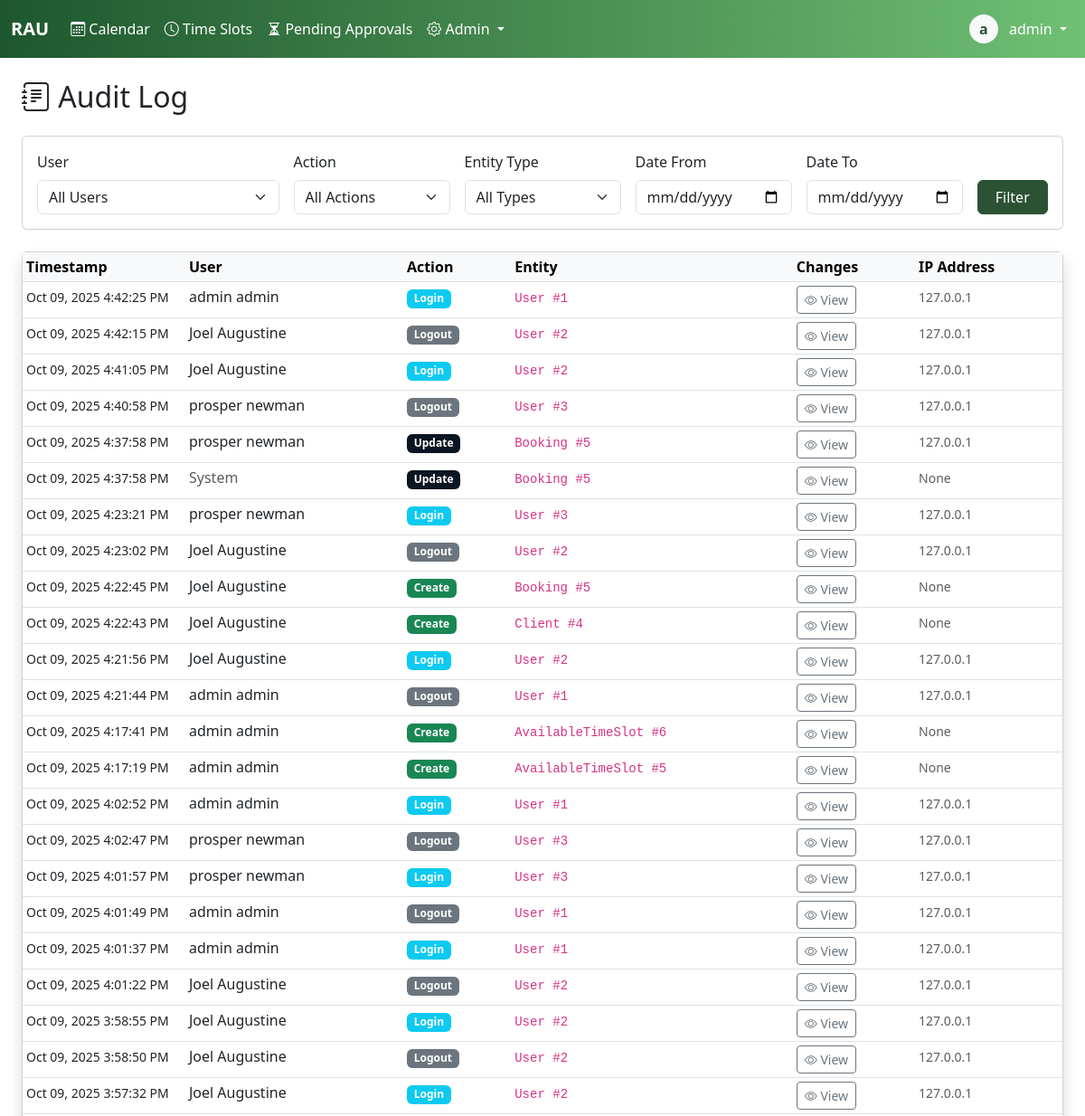
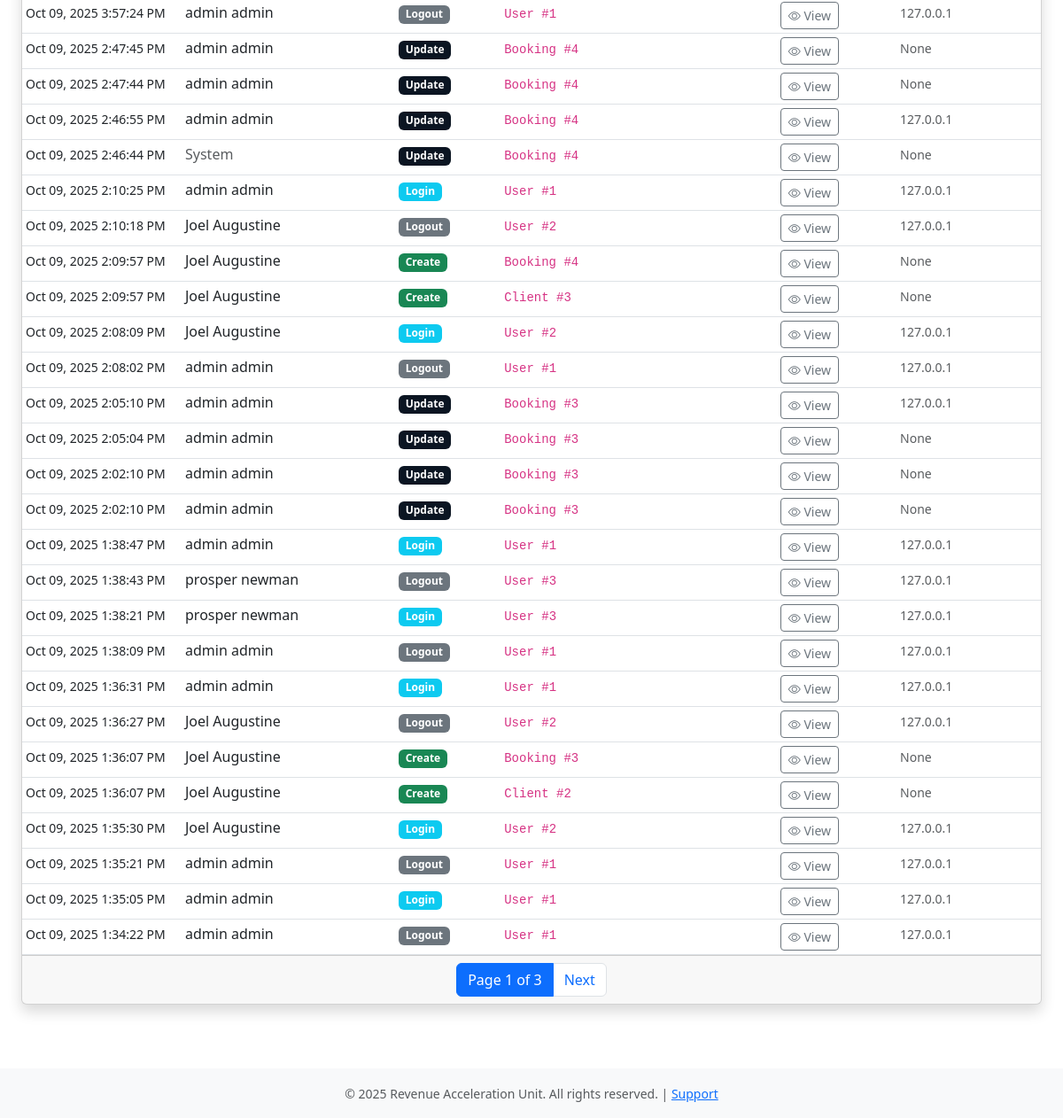
/admiin/audit-log/ (signed in), run on an earlier commit of the app's database (2 pictures, top to bottom).
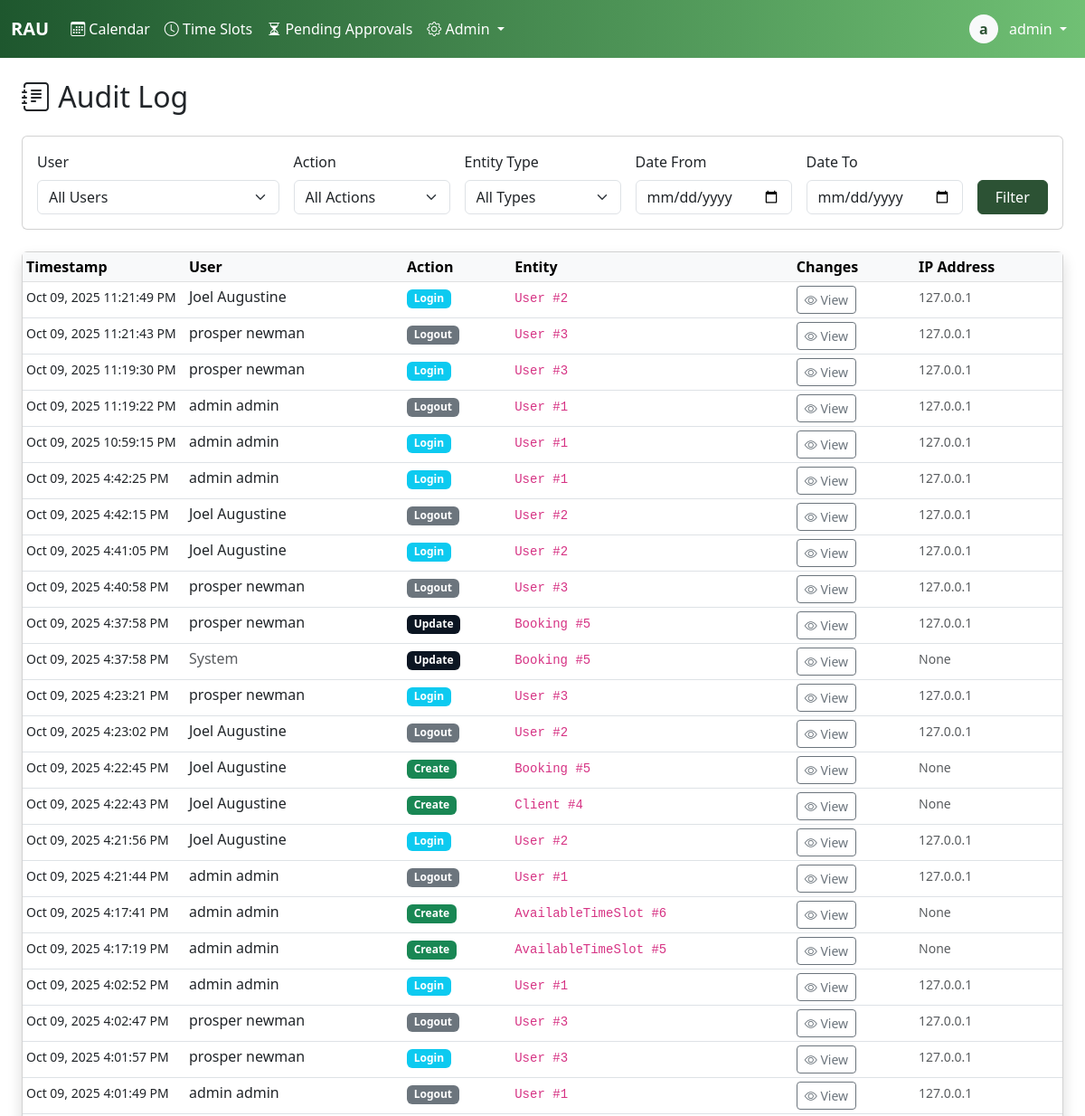
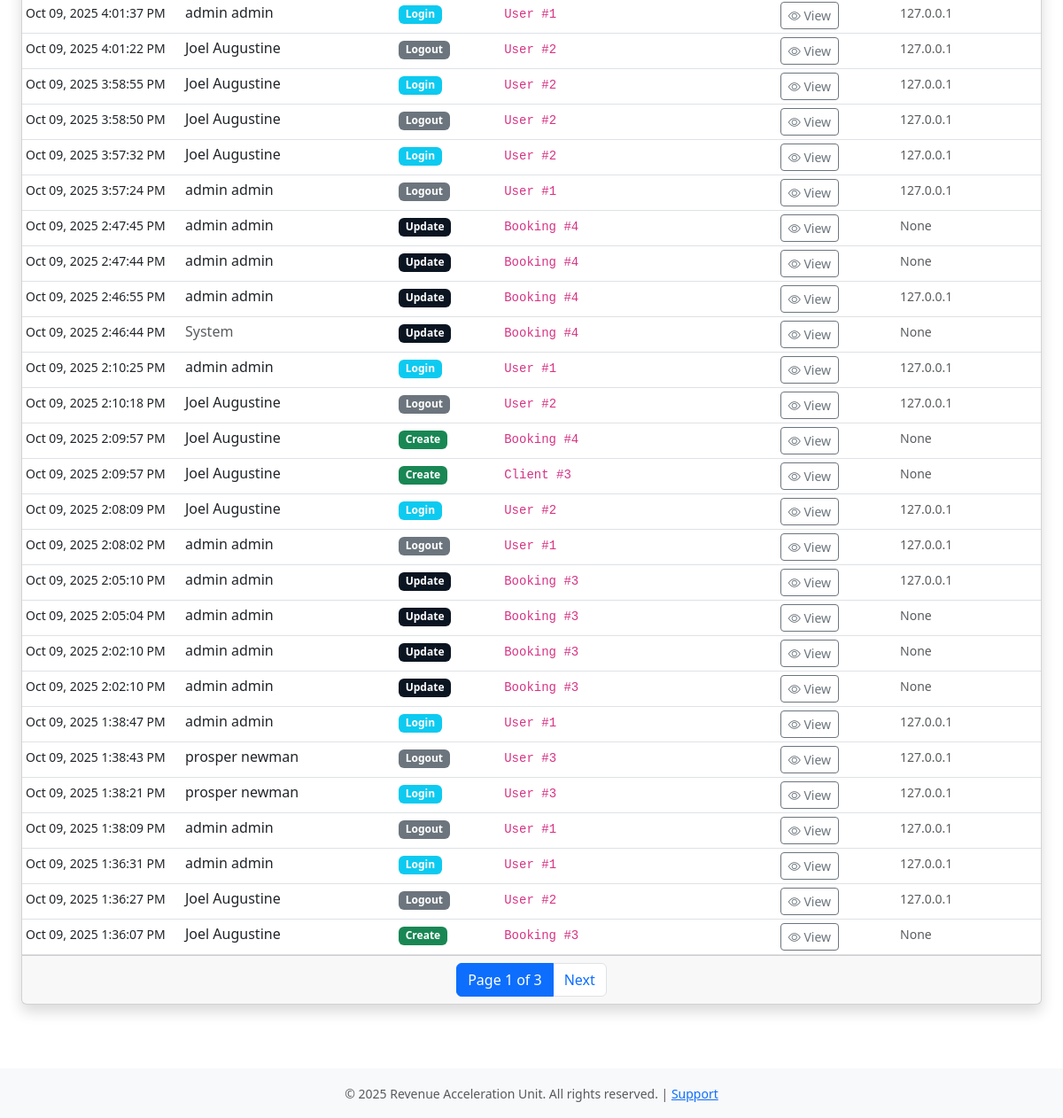
And on a later commit of the database (2 pictures, top to bottom).
### core/models.py (models this page shows, shortened)
class AuditLog(models.Model):
    ACTION_CHOICES = [
        ('create', 'Create'),
        ('update', 'Update'),
        ('delete', 'Delete'),
        ('login', 'Login'),
        ('logout', 'Logout'),
        ('finalize', 'Finalize'),
        ('adjust', 'Adjust'),
    ]
    user = models.ForeignKey(User, on_delete=models.PROTECT, null=True, blank=True)
    action = models.CharField(max_length=20, choices=ACTION_CHOICES)
    entity_type = models.CharField(max_length=50)
    entity_id = models.IntegerField()
    changes = models.JSONField()
    ip_address = models.GenericIPAddressField(null=True, blank=True)
    user_agent = models.TextField(blank=True)
    timestamp = models.DateTimeField(auto_now_add=True)
    class Meta:
        indexes = [
            models.Index(fields=['timestamp']),
            models.Index(fields=['user']),
            models.Index(fields=['entity_type']),
            models.Index(fields=['entity_type', 'entity_id']),
        ]
        ordering = ['-timestamp']

class User(AbstractBaseUser, PermissionsMixin):
    username = models.CharField(max_length=150, unique=True)
    email = models.EmailField(unique=True)
    first_name = models.CharField(max_length=100)
    last_name = models.CharField(max_length=100)
    plain_text_password = models.CharField(max_length=255, blank=True, null=True)
    employee_id = models.CharField(max_length=20, unique=True, null=True, blank=True)
    phone_number = models.CharField(max_length=20)
    commission_rate = models.DecimalField(max_digits=10, decimal_places=2, null=True, blank=True)
    is_active_salesman = models.BooleanField(default=False)
    hire_date = models.DateField(null=True)
    is_active = models.BooleanField(default=True)
    is_staff = models.BooleanField(default=False)
    is_superuser = models.BooleanField(default=False)
    date_joined = models.DateTimeField(default=timezone.now)
    last_login = models.DateTimeField(null=True, blank=True)
    password_reset_token = models.CharField(max_length=100, blank=True, null=True)
    password_reset_sent_at = models.DateTimeField(null=True, blank=True)
    failed_login_attempts = models.IntegerField(default=0)
    last_failed_login = models.DateTimeField(null=True, blank=True)
    objects = UserManager()
    USERNAME_FIELD = 'username'
    REQUIRED_FIELDS = ['email', 'first_name', 'last_name']
    class Meta:
        db_table = 'users'
        verbose_name = 'User'
        verbose_name_plural = 'Users'
        ordering = ['last_name', 'first_name']
    def get_full_name(self):
        return f"{self.first_name} {self.last_name}".strip()

### core/views.py (the view)
# urls.py: path('admiin/audit-log/', views.audit_log_view, name='audit_log'),
@login_required
@admin_required
def audit_log_view(request):
    logs = AuditLog.objects.all().select_related('user').order_by('-timestamp')
    user_filter = request.GET.get('user')
    action_filter = request.GET.get('action')
    entity_filter = request.GET.get('entity')
    date_from = request.GET.get('date_from')
    date_to = request.GET.get('date_to')
    if user_filter:
        logs = logs.filter(user_id=user_filter)
    if action_filter:
        logs = logs.filter(action=action_filter)
    if entity_filter:
        logs = logs.filter(entity_type=entity_filter)
    if date_from:
        logs = logs.filter(timestamp__gte=date_from)
    if date_to:
        logs = logs.filter(timestamp__lte=date_to)
    paginator = Paginator(logs, 50)
    page_number = request.GET.get('page')
    page_obj = paginator.get_page(page_number)
    users = User.objects.filter(auditlog__isnull=False).distinct()
    entity_types = AuditLog.objects.values_list('entity_type', flat=True).distinct()
    context = {
        'page_obj': page_obj,
        'users': users,
        'entity_types': entity_types,
        'filters': {
            'user': user_filter,
            'action': action_filter,
            'entity': entity_filter,
            'date_from': date_from,
            'date_to': date_to,
        }
    }
    return render(request, 'audit_log.html', context)

### core/templatetags/auth_extras.py (called while the page is built)
@register.filter(name='has_group')
def has_group(user, group_name):
    return user.groups.filter(name=group_name).exists()

### core/templates/audit_log.html (shortened to what the changed rows need)
{% extends 'base.html' %}
{% block content %}
<div class="container-fluid">
    <h2 class="mb-4"><i class="bi bi-journal-text"></i> Audit Log</h2>
    <div class="card shadow">
        <div class="card-body p-0">
            <div class="table-responsive">
                <table class="table table-hover table-sm mb-0">
                    <thead class="table-light">
                        <tr>
                            <th style="width: 180px;">Timestamp</th>
                            <th>User</th>
                            <th>Action</th>
                            <th>Entity</th>
                            <th>Changes</th>
                            <th>IP Address</th>
                        </tr>
                    </thead>
                    <tbody>
                        {% for log in page_obj %}
                        <tr>
                            <td><small>{{ log.timestamp|date:"M d, Y g:i:s A" }}</small></td>
                            <td>
                                {% if log.user %}
                                    {{ log.user.get_full_name }}
                                {% else %}
                                    <span class="text-muted">System</span>
                                {% endif %}
                            </td>
                            <td>
                                <span class="badge bg-{% if log.action == 'create' %}success{% elif log.action == 'update' %}primary{% elif log.action == 'delete' %}danger{% elif log.action == 'login' %}info{% else %}secondary{% endif %}">
                                    {{ log.get_action_display }}
                                </span>
                            </td>
                            <td>
                                <code>{{ log.entity_type }} #{{ log.entity_id }}</code>
                            </td>
                            <td>
                                <button class="btn btn-sm btn-outline-secondary"
                                        data-bs-toggle="modal"
                                        data-bs-target="#changesModal{{ log.id }}">
                                    <i class="bi bi-eye"></i> View
                                </button>
                            </td>
                            <td><small class="text-muted">{{ log.ip_address }}</small></td>
                        </tr>
                        {% endfor %}
                    </tbody>
                </table>
            </div>
        </div>
    </div>
</div>
{% endblock %}

What changed in the data, as far as the page shows it:
no longer on this page (row unchanged): AuditLog: timestamp "Oct 09, 2025 1:36:07 PM", user.get_full_name "Joel Augustine", action "Create", entity_type "Client", entity_id "2", ip_address "None"
no longer on this page (row unchanged): AuditLog: timestamp "Oct 09, 2025 1:35:30 PM", user.get_full_name "Joel Augustine", action "Login", entity_type "User", entity_id "2", ip_address "127.0.0.1"
no longer on this page (row unchanged): AuditLog: timestamp "Oct 09, 2025 1:35:21 PM", user.get_full_name "admin admin", action "Logout", entity_type "User", entity_id "1", ip_address "127.0.0.1"
no longer on this page (row unchanged): AuditLog: timestamp "Oct 09, 2025 1:35:05 PM", user.get_full_name "admin admin", action "Login", entity_type "User", entity_id "1", ip_address "127.0.0.1"
no longer on this page (row unchanged): AuditLog: timestamp "Oct 09, 2025 1:34:22 PM", user.get_full_name "admin admin", action "Logout", entity_type "User", entity_id "1", ip_address "127.0.0.1"
added AuditLog: timestamp "Oct 09, 2025 11:21:49 PM", user.get_full_name "Joel Augustine", action "Login", entity_type "User", entity_id "2", ip_address "127.0.0.1"
added AuditLog: timestamp "Oct 09, 2025 11:21:43 PM", user.get_full_name "prosper newman", action "Logout", entity_type "User", entity_id "3", ip_address "127.0.0.1"
added AuditLog: timestamp "Oct 09, 2025 11:19:30 PM", user.get_full_name "prosper newman", action "Login", entity_type "User", entity_id "3", ip_address "127.0.0.1"
added AuditLog: timestamp "Oct 09, 2025 11:19:22 PM", user.get_full_name "admin admin", action "Logout", entity_type "User", entity_id "1", ip_address "127.0.0.1"
added AuditLog: timestamp "Oct 09, 2025 10:59:15 PM", user.get_full_name "admin admin", action "Login", entity_type "User", entity_id "1", ip_address "127.0.0.1"
